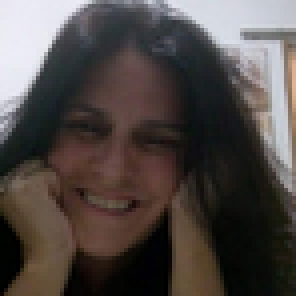
#> input picture download.png, 74 x 74 px (shown 4 times larger)
$ python face_detect.py
#> lines starting #> are read from the running program, lines starting #| are printed output that depends on the picture; after the words box and inside, x2 and y2 are one past the last pixel; in counts of white or black regions, pixels touching at a corner belong together

import cv2

img = cv2.imread("download.png")
#> img is the input picture: shape (74, 74, 3); mean B, G, R 70.1, 73, 80.2
gray= cv2.cvtColor(img, cv2.COLOR_BGR2GRAY)
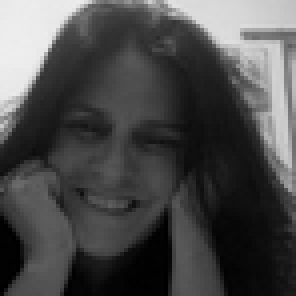
#> gray: shape (74, 74) (shown 4 times larger); min 0, max 238, mean 74.8
face_cascade = cv2.CascadeClassifier('haarcascade_frontalface_default.xml')
faces = face_cascade.detectMultiScale(gray,1.1, 5)
#> faces = [[9, 18, 43, 43]]
print(len(faces))
#| 1
for (x,y,w,h) in faces:

       cv2.rectangle(img,(x,y),(x+w,y+h),(255,0,0),2)

       # Corte a imagem para salvar a imagem do rosto.
       roi_color = img[y:y+h, x:x+w]
       cv2.imwrite("face.jpg",roi_color)
#> this loop made 1 pass
#> pass 1, `roi_color = img[y:y+h, x:x+w]`:
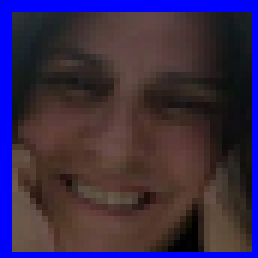
#> roi_color: shape (43, 43, 3) (shown 6 times larger); mean B, G, R 71.9, 42.4, 56.9
#> after the loop:
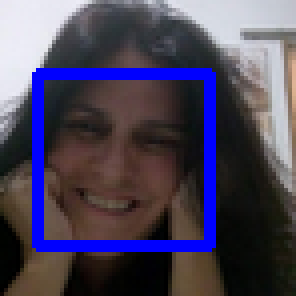
#> img: shape (74, 74, 3) (shown 4 times larger); 9.35% of pixels changed, all inside (x1, y1, x2, y2) = (8, 17, 54, 63)

cv2.imshow('img',img)
cv2.waitKey(0)

$ run again, with 4f.jpg saved as download.png
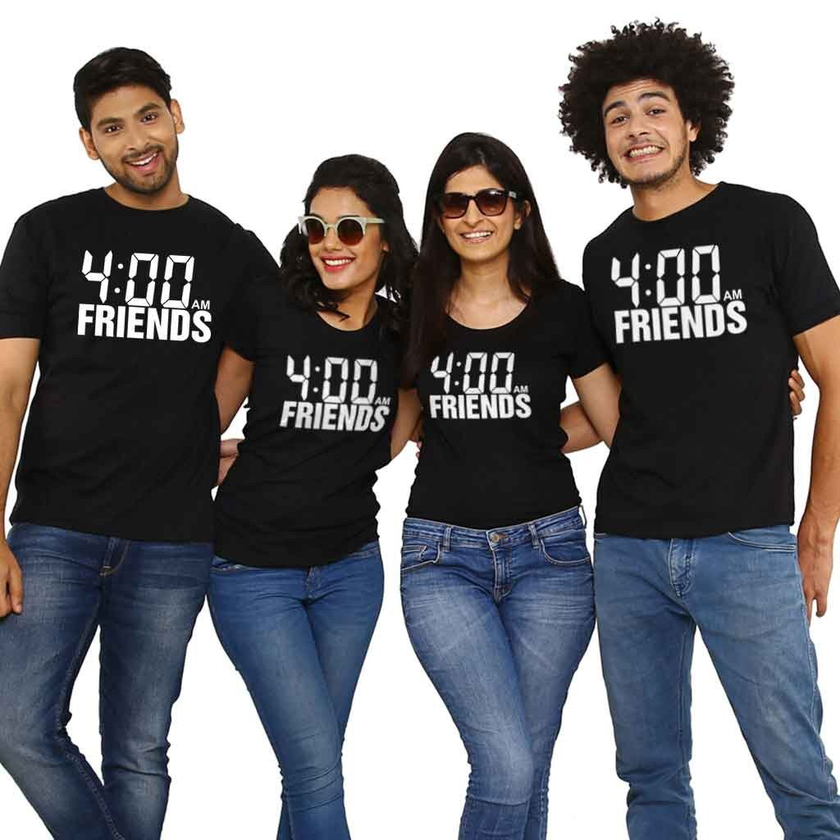
#> input picture 4f.jpg, 840 x 840 px, shrunk from 1024 x 1024 before the run
#> img is the input picture: shape (840, 840, 3); mean B, G, R 123, 119.2, 119.9
#> faces = [[590, 77, 98, 98], [425, 166, 98, 98], [79, 82, 105, 105], [286, 194, 98, 98]]
#| 4
#> the loop `for (x,y,w,h) in faces: ` made 4 passes
#> pass 1, `roi_color = img[y:y+h, x:x+w]`:
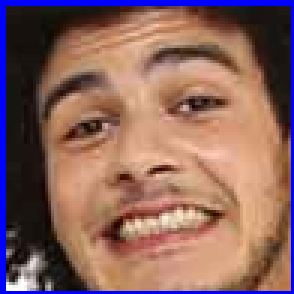
#> roi_color: shape (98, 98, 3) (shown 3 times larger); mean B, G, R 95, 100.7, 138
#> after the loop `for (x,y,w,h) in faces:`:
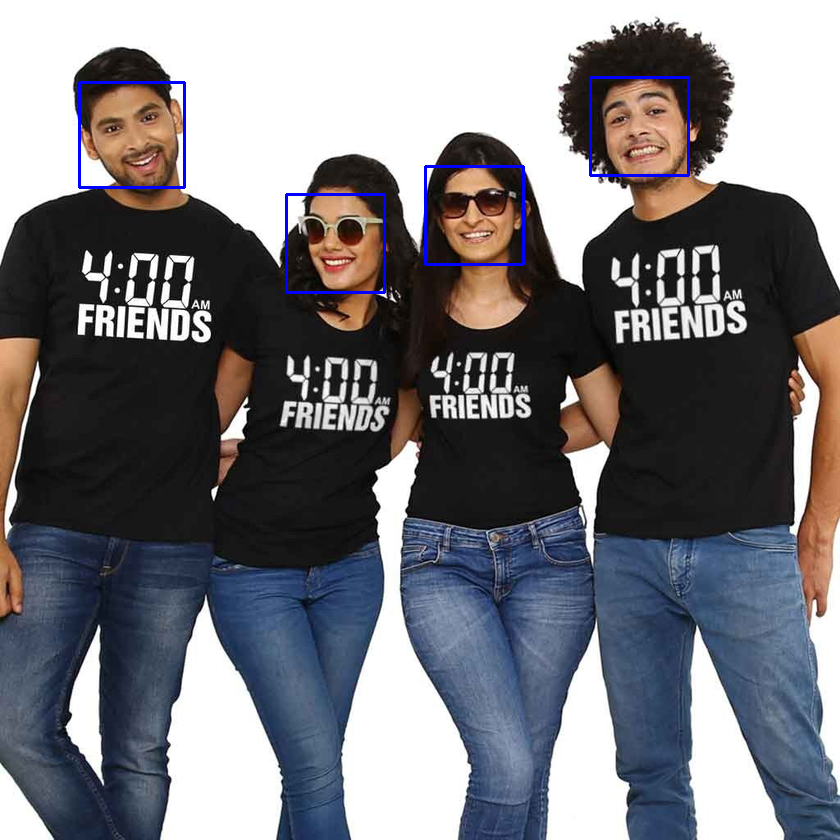
#> img: shape (840, 840, 3); 0.68% of pixels changed, all inside (x1, y1, x2, y2) = (78, 76, 690, 294)
